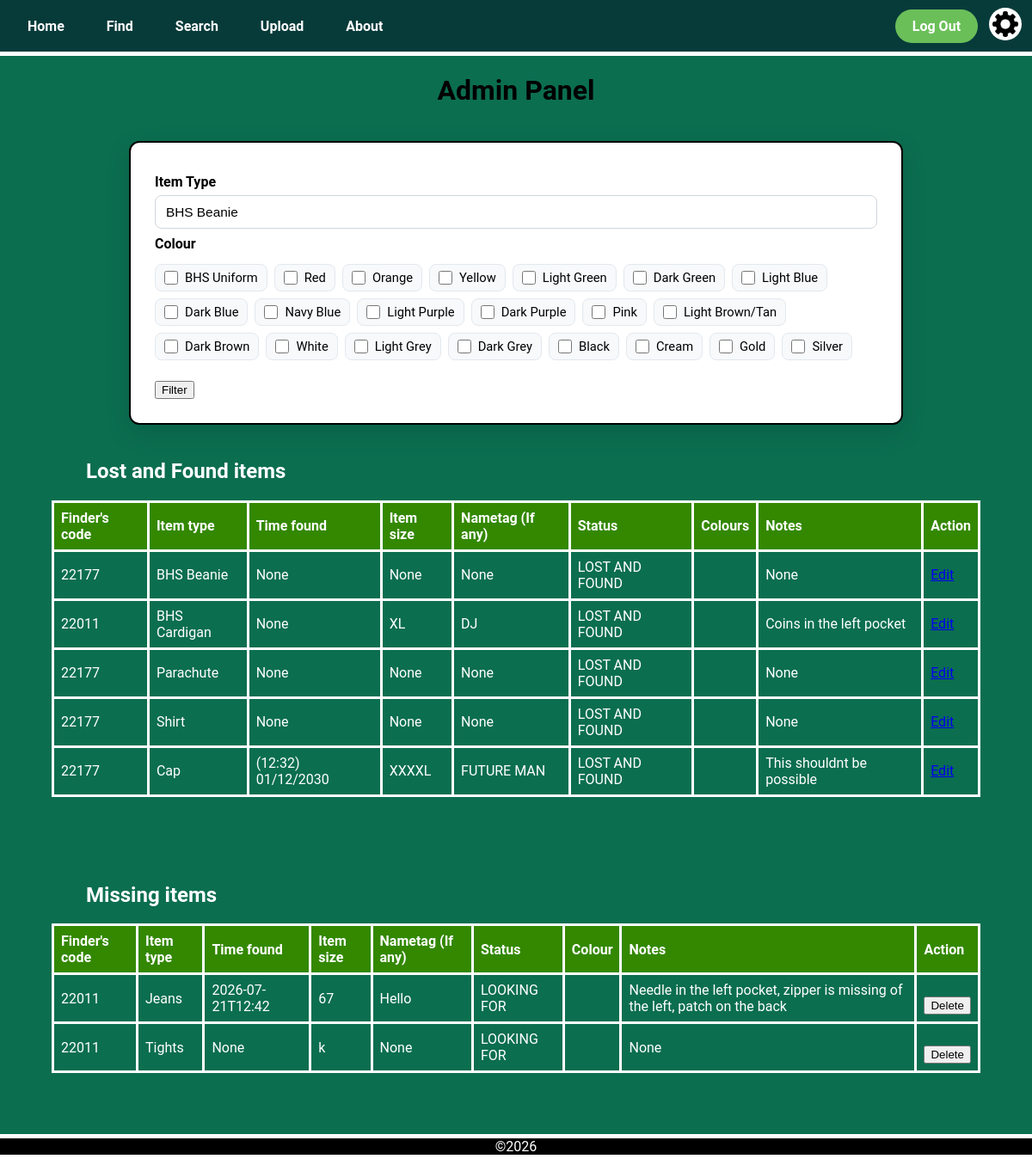
Page /admin (signed in) on the earlier database version.
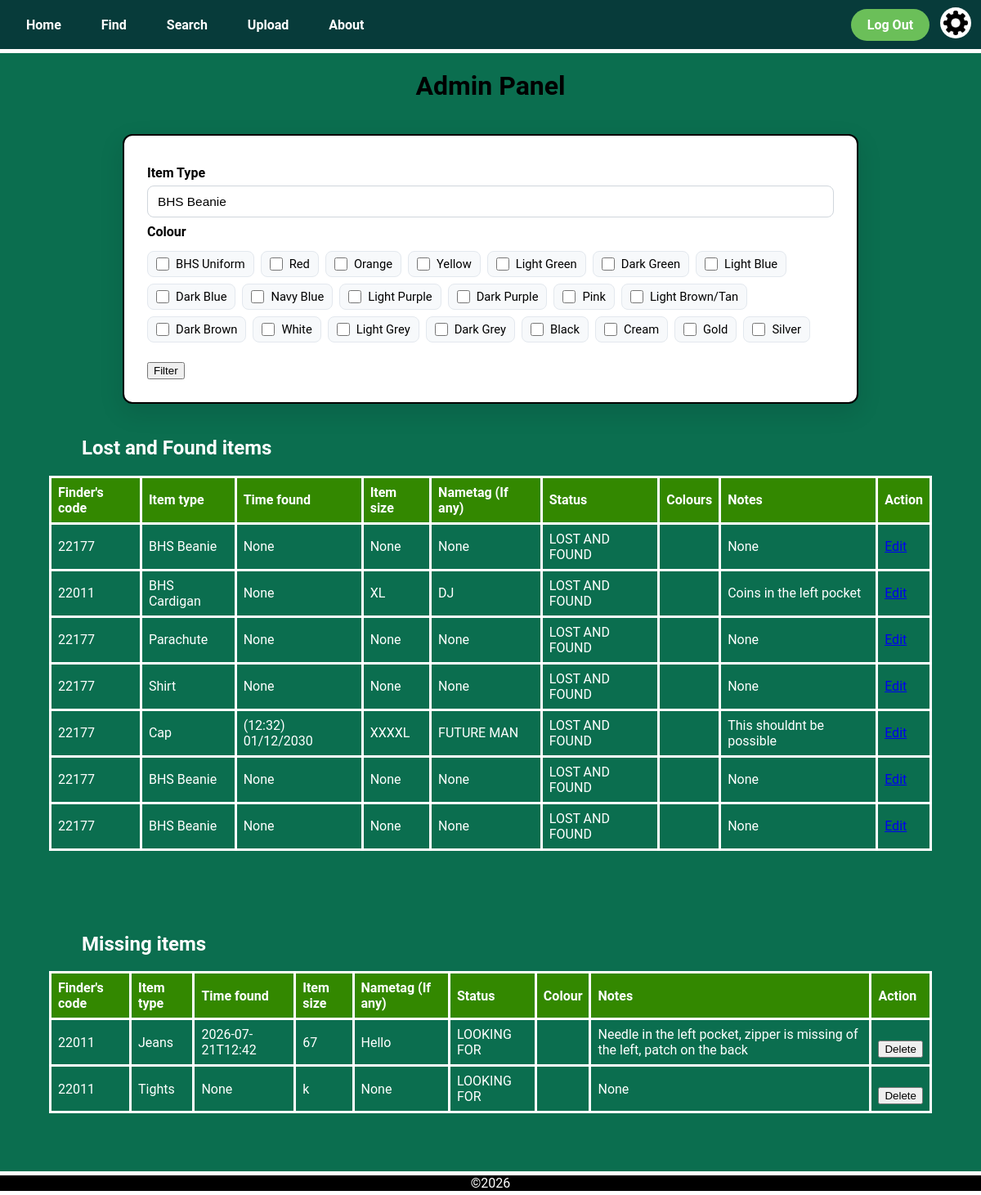
Same page on the later database version.
### app.py (models this page shows)
class LostItem(db.Model):
    __tablename__ = 'lost_item'
    item_id = db.Column(db.Integer, primary_key=True)
    finder_id = db.Column(db.Integer, db.ForeignKey('user.user_id'))
    item_type = db.Column(db.String(50))
    time_found = db.Column(db.String(50))
    size = db.Column(db.String(50))
    nametag = db.Column(db.String(50))
    status = db.Column(db.String(50))
    notes = db.Column(db.String(50))
    colours = db.relationship('Colour', secondary='lostitem_colour', backref='lost_items')

### app.py (the view)
@app.route('/admin', methods=['POST', 'GET'])
@login_required
def admin():
    if session['clearance'] > 1:   # Clearance check
        return render_template('error.html',
                               title='Access Forbidon',
                               error_title='Forbiddon',
                               error_message='You do not have permission to access this page')
    lost_and_found_items = LostItem.query.filter_by(status='LOST AND FOUND').all()
    missing_items = LostItem.query.filter_by(status='LOOKING FOR').all()
    for item in lost_and_found_items:
        print(item.time_found)
    return render_template('admin.html', title='Admin',
                           lost_and_found_items=lost_and_found_items,
                           missing_items=missing_items)

### app.py (called while the page is built)
@login_manager.user_loader
def load_user(user_id):
    return User.query.get(int(user_id))

@app.context_processor
def inject_variables():
    return dict(show_footer=True,
                logged_in = current_user.is_authenticated)

### templates/admin.html (shortened to what the changed rows need)
{% extends "layout.html" %}
{% block content %}
<h1 class="title">
    Admin Panel
</h1>
<form method="post" action="/admin">
    <div class="upload_form">
        <h2 class="upload_form_subtitle">Item Type</h2>
        <h2 class="upload_form_subtitle">Colour</h2>
    </div>
</form>
<table class="item_info_table">
  <h2 class="sub_heading">Lost and Found items</h2>
    <tr>
      <th class="item_info_header">Finder's code</th>
      <th class="item_info_header">Item type</th>
      <th class="item_info_header">Time found</th>
      <th class="item_info_header">Item size</th>
      <th class="item_info_header">Nametag (If any)</th>
      <th class="item_info_header">Status</th>
      <th class="item_info_header">Colours</th>
      <th class="item_info_header">Notes</th>
      <th class="item_info_header">Action</th>
    </tr>
    {% for item in lost_and_found_items %}
    <tr class="item_info_row">
      <td>{{item.finder_id}}</td>
      <td>{{item.item_type}}</td>
      <td>
        {% if item.time_found is not none %}
          ({{ item.time_found[11:16] }}) {{ item.time_found[8:10] }}/{{ item.time_found[5:7] }}/{{ item.time_found[0:4] }}
        {% else %}
          {{item.time_found}}
        {% endif %}
      </td>
      <td>{{item.size}}</td>
      <td>{{item.nametag}}</td>
      <td>{{item.status}}</td>
      <td>{{item.colour_names}}</td>
      <td>{{item.notes}}</td>
      <td class="edit_item_button"><a href="/item/{{item.item_id}}">Edit</a></td>
    </tr>
    {% endfor %}
</table>
<table class="item_info_table">
    <h2 class="sub_heading">Missing items</h2>
    <tr>
      <th class="item_info_header">Finder's code</th>
      <th class="item_info_header">Item type</th>
      <th class="item_info_header">Time found</th>
      <th class="item_info_header">Item size</th>
      <th class="item_info_header">Nametag (If any)</th>
      <th class="item_info_header">Status</th>
      <th class="item_info_header">Colour</th>
      <th class="item_info_header">Notes</th>
      <th class="item_info_header">Action</th>
    </tr>
    {% for item in missing_items %}
    <tr class="item_info_row">
      <td>{{item.finder_id}}</td>
      <td>{{item.item_type}}</td>
      <td>{{item.time_found}}</td>
      <td>{{item.size}}</td>
      <td>{{item.nametag}}</td>
      <td>{{item.status}}</td>
      <td>{{item.colour_names}}</td>
      <td>{{item.notes}}</td>
      <td class="edit_item_button">
        <form method="post" action="/item/{{item.item_id}}/delete" class="delete_button_form">
          <button type="submit" class="upload_submit_button">Delete</button>
        </form>
      </td>
    </tr>
    {% endfor %}
</table>
{% endblock %}

Differences in the rows shown:
added LostItem: finder_id "22177", item_type "BHS Beanie", time_found "None", size "None", nametag "None", status "LOST AND FOUND", notes "None", shown under "Lost and Found items"
added LostItem: finder_id "22177", item_type "BHS Beanie", time_found "None", size "None", nametag "None", status "LOST AND FOUND", notes "None", shown under "Lost and Found items"
